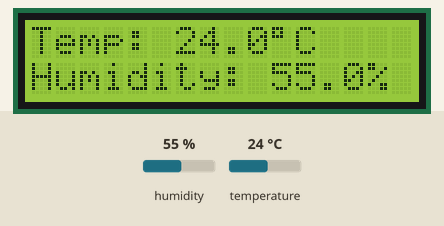
The sketch below on a simulated Arduino Uno, built with avr-gcc and run on an emulated ATmega328P. Parts: 16×2 character LCD. Inputs (shaded band) come from the test bench; at power-on: humidity 55 %, temperature 24 °C.

Above: at 1.2 s.
1.3 s: humidity set to 22 %
At 3.4 s:
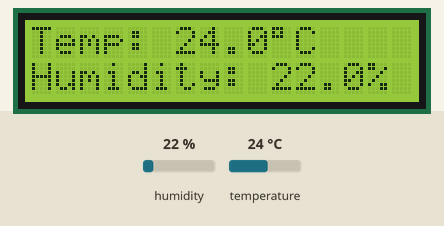
7.3 s: temperature set to 12 °C
At 8.8 s:
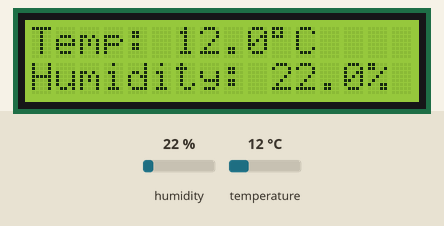
11.7 s: humidity set to 40 %
At 12.9 s:
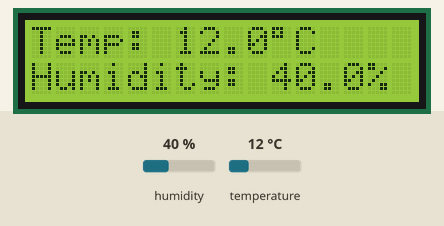
15.7 s: temperature set to 19 °C
At 16.9 s:
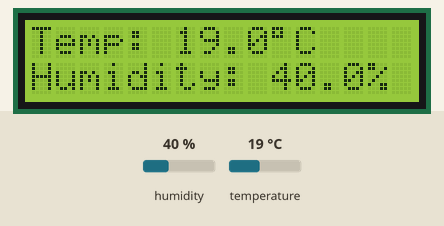
Timing chart, 0 to 18.7 s (numbered marks = the images above; inputs shaded):
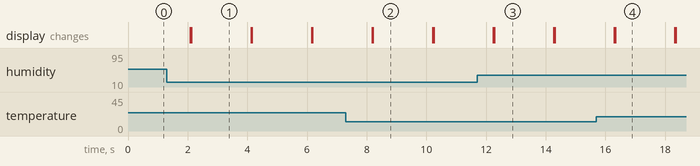

Measured:
- after the input at 1.3 s, the display: first differs from a run without the input after 0.82 s (image 1)
- after the input at 7.3 s, the display: first differs from a run without the input after 0.91 s (image 2)
- after the input at 11.7 s, the display: first differs from a run without the input after 0.57 s (image 3)
- after the input at 15.7 s, the display: first differs from a run without the input after 0.63 s (image 4)
- what the display in image 1 shows lasts 2.0 s, from 2.1 s to 4.1 s

The sketch:

DHT11_sensor.ino.ino
```cpp
#include <LiquidCrystal.h>
#include <DHT.h>

LiquidCrystal lcd(3, 4, 5, 6, 7, 8);
#define dhtpin A0  // Output pin of DHT11
DHT dht(dhtpin, DHT11);

void setup() {
  Serial.begin(9600);
  lcd.begin(16, 2);
  dht.begin();  // Initialize the DHT sensor
}

void loop() {
  // Read sensor data
  float temperature = dht.readTemperature();
  float humidity = dht.readHumidity();

  lcd.setCursor(0, 0);
  lcd.print("Temp: ");
  lcd.print(temperature, 1);  // Display temperature with one decimal place
  lcd.print((char)223);       // Degree symbol
  lcd.print("C");

  lcd.setCursor(0, 1);
  lcd.print("Humidity: ");
  lcd.print(humidity, 1);  // Display humidity with one decimal place
  lcd.print("%");

  delay(2000);  // Wait for a moment before taking the next reading
  lcd.clear();  // Clear the LCD screen for the next reading
}
```
